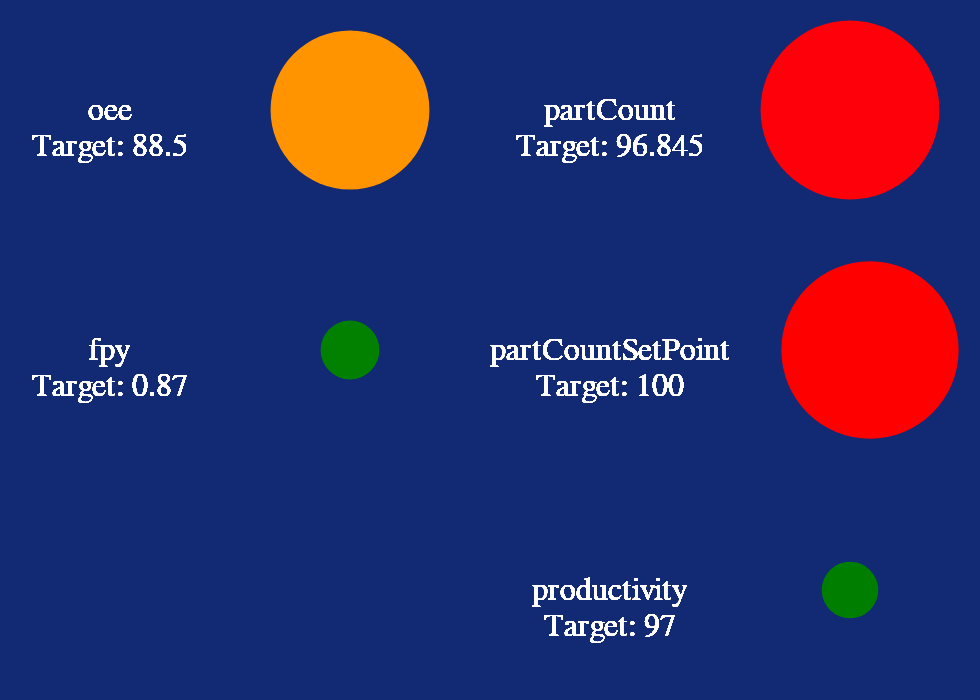

Source (notebook cell):
### Code cell
getConfigs(alt.hconcat(
    (getMetric("oee",True) & getMetric("fpy",True)), (getMetric("partCount",True) & getMetric("partCountSetPoint",True) & getMetric("productivity",True)),  
    data=pd.read_json("./simulation/CycleTimes.json")
))

### Figure 1 — Vega-Lite specification as saved in the notebook (floating-point values rounded to 4 significant figures; data arrays with more than 128 entries replaced by an {"elided": "..."} marker saying what was removed)
{"config": {"view": {"continuousWidth": 400, "continuousHeight": 300, "height": 100, "strokeWidth": 0, "width": 100}, "axis": {"labelAngle": -45, "labelColor": "white", "titleColor": "white"}, "background": "#122973", "header": {"labelColor": "#122973", "labelFontSize": 14, "titleColor": "#122973", "titleFontSize": 14}, "legend": {"disable": true, "labelColor": "white", "padding": 1, "strokeColor": "white", "tickCount": 2, "titleColor": "white"}}, "hconcat": [{"vconcat": [{"hconcat": [{"mark": {"type": "text", "fill": "white"}, "encoding": {"size": {"value": 16}, "text": {"value": ["oee", "Target: 88.5"]}}}, {"layer": [{"mark": {"type": "circle", "fill": "red"}, "encoding": {"fill": {"aggregate": "mean", "field": "oee", "scale": {"domain": [79.65, 84.08, 88.5], "range": ["green", "yellow", "red"]}, "type": "quantitative"}, "size": {"aggregate": "mean", "field": "oee", "scale": {"range": [800, 8000]}, "type": "quantitative"}, "tooltip": [{"aggregate": "mean", "field": "oee", "type": "quantitative"}]}}, {"mark": {"type": "text", "fill": "white"}, "encoding": {"opacity": {"value": 0}, "text": {"aggregate": "mean", "field": "oee", "format": ".4", "type": "quantitative"}}}]}]}, {"hconcat": [{"mark": {"type": "text", "fill": "white"}, "encoding": {"size": {"value": 16}, "text": {"value": ["fpy", "Target: 0.87"]}}}, {"layer": [{"mark": {"type": "circle", "fill": "red"}, "encoding": {"fill": {"aggregate": "mean", "field": "fpy", "scale": {"domain": [0.783, 0.8265, 0.87], "range": ["green", "yellow", "red"]}, "type": "quantitative"}, "size": {"aggregate": "mean", "field": "fpy", "scale": {"range": [800, 8000]}, "type": "quantitative"}, "tooltip": [{"aggregate": "mean", "field": "fpy", "type": "quantitative"}]}}, {"mark": {"type": "text", "fill": "white"}, "encoding": {"opacity": {"value": 0}, "text": {"aggregate": "mean", "field": "fpy", "format": ".4", "type": "quantitative"}}}]}]}]}, {"vconcat": [{"hconcat": [{"mark": {"type": "text", "fill": "white"}, "encoding": {"size": {"value": 16}, "text": {"value": ["partCount", "Target: 96.845"]}}}, {"layer": [{"mark": {"type": "circle", "fill": "red"}, "encoding": {"fill": {"aggregate": "mean", "field": "partCount", "scale": {"domain": [87.16, 92.0, 96.84], "range": ["green", "yellow", "red"]}, "type": "quantitative"}, "size": {"aggregate": "mean", "field": "partCount", "scale": {"range": [800, 8000]}, "type": "quantitative"}, "tooltip": [{"aggregate": "mean", "field": "partCount", "type": "quantitative"}]}}, {"mark": {"type": "text", "fill": "white"}, "encoding": {"opacity": {"value": 0}, "text": {"aggregate": "mean", "field": "partCount", "format": ".4", "type": "quantitative"}}}]}]}, {"hconcat": [{"mark": {"type": "text", "fill": "white"}, "encoding": {"size": {"value": 16}, "text": {"value": ["partCountSetPoint", "Target: 100"]}}}, {"layer": [{"mark": {"type": "circle", "fill": "red"}, "encoding": {"fill": {"aggregate": "mean", "field": "partCountSetPoint", "scale": {"domain": [90.0, 95.0, 100], "range": ["green", "yellow", "red"]}, "type": "quantitative"}, "size": {"aggregate": "mean", "field": "partCountSetPoint", "scale": {"range": [800, 8000]}, "type": "quantitative"}, "tooltip": [{"aggregate": "mean", "field": "partCountSetPoint", "type": "quantitative"}]}}, {"mark": {"type": "text", "fill": "white"}, "encoding": {"opacity": {"value": 0}, "text": {"aggregate": "mean", "field": "partCountSetPoint", "format": ".4", "type": "quantitative"}}}]}]}, {"hconcat": [{"mark": {"type": "text", "fill": "white"}, "encoding": {"size": {"value": 16}, "text": {"value": ["productivity", "Target: 97"]}}}, {"layer": [{"mark": {"type": "circle", "fill": "red"}, "encoding": {"fill": {"aggregate": "mean", "field": "productivity", "scale": {"domain": [87.3, 92.15, 97], "range": ["green", "yellow", "red"]}, "type": "quantitative"}, "size": {"aggregate": "mean", "field": "productivity", "scale": {"range": [800, 8000]}, "type": "quantitative"}, "tooltip": [{"aggregate": "mean", "field": "productivity", "type": "quantitative"}]}}, {"mark": {"type": "text", "fill": "white"}, "encoding": {"opacity": {"value": 0}, "text": {"aggregate": "mean", "field": "productivity", "format": ".4", "type": "quantitative"}}}]}]}]}], "data": {"name": "data-ea20f6cb3dcd68d7976aba92cd2622f0"}, "transform": [{"lookup": "station", "from": {"data": {"name": "data-bd8c2dbfb08199f21072a0feba019264"}, "key": "station", "fields": ["shiftIdentifier", "locationId", "validFrom", "validTo", "oee", "oeeSetpoint", "availability", "efficiency", "quality", "fpy", "fpySetPoint", "partCount", "partCountSetPoint", "countNIO", "productivity", "station"]}}, {"filter": "datum.station == 260"}], "$schema": "https://vega.github.io/schema/vega-lite/v4.17.0.json", "datasets": {"data-ea20f6cb3dcd68d7976aba92cd2622f0": {"elided": "887 records"}, "data-bd8c2dbfb08199f21072a0feba019264": {"elided": "369 records"}}}
